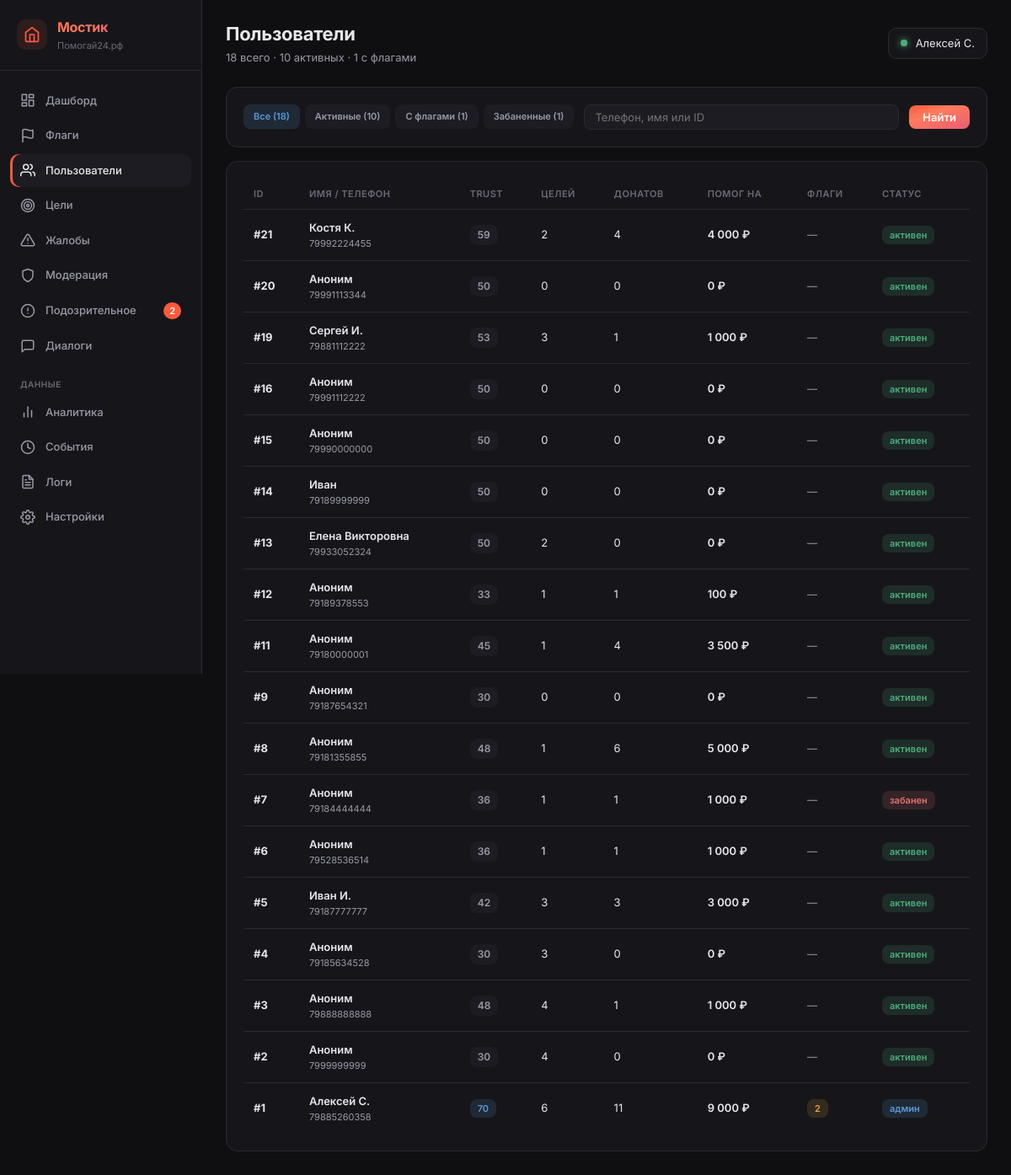
Page /_metrics/users (signed in) on the committed database.
### tables this page shows
CREATE TABLE users (
            id INTEGER PRIMARY KEY AUTOINCREMENT,
            phone TEXT UNIQUE NOT NULL,
            password_hash TEXT NOT NULL,
            email TEXT NULL,
            name TEXT NULL,
            avatar_url TEXT NULL,
            max_id TEXT NULL,
            vk_id TEXT NULL,
            fcm_token TEXT NULL,
            onboarding_passed INTEGER DEFAULT 0,
            rating REAL DEFAULT 0.0,
            rating_level TEXT DEFAULT 'novice',
            confirmations_total INTEGER DEFAULT 0,
            confirmations_approved INTEGER DEFAULT 0,
            confirmations_ignored INTEGER DEFAULT 0,
            donation_streak INTEGER DEFAULT 0,
            goals_helped_close INTEGER DEFAULT 0,
            total_helped_amount REAL DEFAULT 0.00,
            priority_days INTEGER DEFAULT 0,
            circles_of_care INTEGER DEFAULT 0,
            interest_weights TEXT DEFAULT NULL,
            eternal_donation_config TEXT DEFAULT NULL,
            yellow_card_until TEXT NULL,
            is_banned INTEGER DEFAULT 0,
            created_at TEXT DEFAULT (datetime('now'))
        , xp INTEGER DEFAULT 0, xp_level TEXT DEFAULT 'novice', streak_days INTEGER DEFAULT 0, last_action_date TEXT, ip_registered TEXT, author_badge TEXT, trust_score INTEGER DEFAULT 50, trust_level TEXT DEFAULT 'guest', is_admin INTEGER DEFAULT 0, profile_completed INTEGER DEFAULT 0, identity_verified INTEGER DEFAULT 0, city TEXT, region_code TEXT, region_name TEXT, birth_date TEXT, onboarding_step INTEGER DEFAULT 0, identity_verified_at TEXT, identity_doc_path TEXT, identity_selfie_path TEXT);

### main.py (the view)
@app.route('/_metrics/users')
@admin_required
def metrics_users():
    user = get_current_user()
    db = get_db()
    search = request.args.get('search', '').strip()
    filter_type = request.args.get('filter', 'all')  # all, banned, flagged, active
    query = """
        SELECT u.*,
            (SELECT COUNT(*) FROM goals WHERE user_id = u.id) as goals_count,
            (SELECT COUNT(*) FROM donations WHERE donor_id = u.id AND status IN ('recipient_confirmed','completed')) as donations_sent,
            (SELECT COALESCE(SUM(amount_reported), 0) FROM donations WHERE donor_id = u.id AND status IN ('recipient_confirmed','completed')) as total_sent,
            (SELECT COUNT(*) FROM content_guard_log WHERE user_id = u.id) as flags_count,
            (SELECT COUNT(*) FROM reports WHERE reporter_id = u.id) as reports_made
        FROM users u
        WHERE 1=1
    """
    params = []
    if search:
        query += " AND (u.phone LIKE ? OR u.name LIKE ? OR CAST(u.id AS TEXT) = ?)"
        params.extend([f'%{search}%', f'%{search}%', search])
    if filter_type == 'banned':
        query += " AND u.is_banned = 1"
    elif filter_type == 'flagged':
        query += " AND (SELECT COUNT(*) FROM content_guard_log WHERE user_id = u.id) > 0"
    elif filter_type == 'active':
        query += " AND (SELECT COUNT(*) FROM donations WHERE donor_id = u.id) > 0"
    query += " ORDER BY u.id DESC LIMIT 200"
    users = db.execute(query, params).fetchall()
    counts_total = db.execute("SELECT COUNT(*) FROM users").fetchone()[0]
    counts_banned = db.execute("SELECT COUNT(*) FROM users WHERE is_banned = 1").fetchone()[0]
    counts_flagged = db.execute("SELECT COUNT(DISTINCT user_id) FROM content_guard_log WHERE user_id IS NOT NULL").fetchone()[0]
    counts_active = db.execute("SELECT COUNT(DISTINCT donor_id) FROM donations WHERE donor_id IS NOT NULL").fetchone()[0]
    counts = get_sidebar_counts(db)
    return render_template('_metrics/users.html',
        user=user,
        active='users',
        counts=counts,
        users=users,
        search=search,
        filter_type=filter_type,
        counts_total=counts_total,
        counts_banned=counts_banned,
        counts_flagged=counts_flagged,
        counts_active=counts_active,
    )

### templates/_metrics/users.html (shortened to what this page needs)
{% extends "_metrics/base.html" %}
{% block page_title %}Пользователи{% endblock %}
{% block page_subtitle %}{{ counts_total }} всего · {{ counts_active }} активных · {{ counts_flagged }} с флагами{% endblock %}
{% block content %}
<div class="m-section" style="margin-bottom: 16px;">
    <form method="GET" style="display: flex; gap: 12px; align-items: center; flex-wrap: wrap;">
        <div style="display: flex; gap: 6px;">
            <a href="?filter=all" class="m-badge {% if filter_type == 'all' %}info{% else %}muted{% endif %}"
               style="text-decoration: none; padding: 6px 12px;">Все ({{ counts_total }})</a>
            <a href="?filter=active" class="m-badge {% if filter_type == 'active' %}success{% else %}muted{% endif %}"
               style="text-decoration: none; padding: 6px 12px;">Активные ({{ counts_active }})</a>
            <a href="?filter=flagged" class="m-badge {% if filter_type == 'flagged' %}warning{% else %}muted{% endif %}"
               style="text-decoration: none; padding: 6px 12px;">С флагами ({{ counts_flagged }})</a>
            <a href="?filter=banned" class="m-badge {% if filter_type == 'banned' %}danger{% else %}muted{% endif %}"
               style="text-decoration: none; padding: 6px 12px;">Забаненные ({{ counts_banned }})</a>
        </div>
        <input type="text" name="search" value="{{ search }}" placeholder="Телефон, имя или ID"
               style="padding: 6px 12px; background: var(--m-bg-3); border: 1px solid var(--m-border); border-radius: 8px; color: var(--m-text); font-size: 13px; font-family: inherit; flex: 1; min-width: 200px;">
        <button type="submit"
                style="padding: 6px 16px; background: var(--m-gradient); border: none; border-radius: 8px; color: white; font-size: 13px; font-weight: 600; font-family: inherit; cursor: pointer;">
            Найти
        </button>
    </form>
</div>
<div class="m-section">
    {% if users %}
    <table class="m-table">
        <thead>
            <tr>
                <th>ID</th>
                <th>Имя / телефон</th>
                <th>Trust</th>
                <th>Целей</th>
                <th>Донатов</th>
                <th>Помог на</th>
                <th>Флаги</th>
                <th>Статус</th>
            </tr>
        </thead>
        <tbody>
            {% for u in users %}
            <tr onclick="location.href='/_metrics/users/{{ u.id }}'" style="cursor: pointer;">
                <td><strong>#{{ u.id }}</strong></td>
                <td>
                    <div style="font-weight: 600;">{{ u.name or 'Аноним' }}</div>
                    <div class="muted" style="font-size: 11px;">{{ u.phone }}</div>
                </td>
                <td>
                    <span class="m-badge {% if (u.trust_score or 0) >= 150 %}success{% elif (u.trust_score or 0) >= 70 %}info{% else %}muted{% endif %}">
                        {{ u.trust_score or 0 }}
                    </span>
                </td>
                <td>{{ u.goals_count }}</td>
                <td>{{ u.donations_sent }}</td>
                <td style="font-weight: 600;">{{ "{:,.0f}".format(u.total_sent).replace(",", " ") }} ₽</td>
                <td>
                    {% if u.flags_count > 0 %}
                        <span class="m-badge warning">{{ u.flags_count }}</span>
                    {% else %}
                        <span class="muted">—</span>
                    {% endif %}
                </td>
                <td>
                    {% if u.is_banned %}
                        <span class="m-badge danger">забанен</span>
                    {% elif u.is_admin %}
                        <span class="m-badge info">админ</span>
                    {% else %}
                        <span class="m-badge success">активен</span>
                    {% endif %}
                </td>
            </tr>
            {% endfor %}
        </tbody>
    </table>
    {% else %}
    <div class="m-empty">Ничего не найдено.</div>
    {% endif %}
</div>
{% endblock %}

### templates/_metrics/base.html (shortened to what this page needs)
<!DOCTYPE html>
<html lang="ru">
<head>
    <link rel="stylesheet" href="/static/_metrics.css?v=3">
</head>
<body>
    <div class="m-layout">
        <aside class="m-sidebar">
            <div class="m-brand">
                <a href="/profile" class="m-brand-icon-link" title="Мой профиль">
                    <svg viewBox="0 0 24 24" fill="none" stroke="currentColor" stroke-width="2" stroke-linecap="round" stroke-linejoin="round">
                        <path d="M3 9l9-7 9 7v11a2 2 0 0 1-2 2H5a2 2 0 0 1-2-2z"></path>
                        <polyline points="9 22 9 12 15 12 15 22"></polyline>
                    </svg>
                </a>
                <div>
                    <div class="m-brand-title">Мостик</div>
                    <div class="m-brand-sub">Помогай24.рф</div>
                </div>
            </div>
            <nav class="m-nav">
                <a href="/_metrics" class="m-nav-item {% if active == 'dashboard' %}active{% endif %}">
                    <svg viewBox="0 0 24 24" fill="none" stroke="currentColor" stroke-linecap="round" stroke-linejoin="round"><rect x="3" y="3" width="7" height="9"/><rect x="14" y="3" width="7" height="5"/><rect x="14" y="12" width="7" height="9"/><rect x="3" y="16" width="7" height="5"/></svg>
                    Дашборд
                </a>
                <a href="/_metrics/flags" class="m-nav-item {% if active == 'flags' %}active{% endif %}">
                    <svg viewBox="0 0 24 24" fill="none" stroke="currentColor" stroke-linecap="round" stroke-linejoin="round"><path d="M4 15s1-1 4-1 5 2 8 2 4-1 4-1V3s-1 1-4 1-5-2-8-2-4 1-4 1z"/><line x1="4" y1="22" x2="4" y2="15"/></svg>
                    Флаги
                </a>
                <a href="/_metrics/users" class="m-nav-item {% if active == 'users' %}active{% endif %}">
                    <svg viewBox="0 0 24 24" fill="none" stroke="currentColor" stroke-linecap="round" stroke-linejoin="round"><path d="M17 21v-2a4 4 0 0 0-4-4H5a4 4 0 0 0-4 4v2"/><circle cx="9" cy="7" r="4"/><path d="M23 21v-2a4 4 0 0 0-3-3.87"/><path d="M16 3.13a4 4 0 0 1 0 7.75"/></svg>
                    Пользователи
                </a>
                <a href="/_metrics/goals" class="m-nav-item {% if active == 'goals' %}active{% endif %}">
                    <svg viewBox="0 0 24 24" fill="none" stroke="currentColor" stroke-linecap="round" stroke-linejoin="round"><circle cx="12" cy="12" r="10"/><circle cx="12" cy="12" r="6"/><circle cx="12" cy="12" r="2"/></svg>
                    Цели
                </a>
                <a href="/_metrics/reports" class="m-nav-item {% if active == 'reports' %}active{% endif %}">
                    <svg viewBox="0 0 24 24" fill="none" stroke="currentColor" stroke-linecap="round" stroke-linejoin="round"><path d="M10.29 3.86L1.82 18a2 2 0 0 0 1.71 3h16.94a2 2 0 0 0 1.71-3L13.71 3.86a2 2 0 0 0-3.42 0z"/><line x1="12" y1="9" x2="12" y2="13"/><line x1="12" y1="17" x2="12.01" y2="17"/></svg>
                    Жалобы
                </a>
                <a href="/_metrics/moderation" class="m-nav-item {% if active == 'moderation' %}active{% endif %}">
                    <svg viewBox="0 0 24 24" fill="none" stroke="currentColor" stroke-linecap="round" stroke-linejoin="round"><path d="M12 22s8-4 8-10V5l-8-3-8 3v7c0 6 8 10 8 10z"/></svg>
                    Модерация
                </a>
                <a href="/_metrics/suspicious" class="m-nav-item {% if active == 'suspicious' %}active{% endif %}">
                    <svg viewBox="0 0 24 24" fill="none" stroke="currentColor" stroke-linecap="round" stroke-linejoin="round"><circle cx="12" cy="12" r="10"/><line x1="12" y1="8" x2="12" y2="12"/><line x1="12" y1="16" x2="12.01" y2="16"/></svg>
                    Подозрительное
                    {% if counts and counts.suspicious %}<span class="m-nav-badge">{{ counts.suspicious }}</span>{% endif %}
                </a>
                <a href="/_metrics/dialogs" class="m-nav-item {% if active == 'dialogs' %}active{% endif %}">
                    <svg viewBox="0 0 24 24" fill="none" stroke="currentColor" stroke-linecap="round" stroke-linejoin="round"><path d="M21 15a2 2 0 0 1-2 2H7l-4 4V5a2 2 0 0 1 2-2h14a2 2 0 0 1 2 2z"/></svg>
                    Диалоги
                </a>
                <div class="m-nav-section">Данные</div>
                <a href="/_metrics/analytics" class="m-nav-item {% if active == 'analytics' %}active{% endif %}">
                    <svg viewBox="0 0 24 24" fill="none" stroke="currentColor" stroke-linecap="round" stroke-linejoin="round"><line x1="18" y1="20" x2="18" y2="10"/><line x1="12" y1="20" x2="12" y2="4"/><line x1="6" y1="20" x2="6" y2="14"/></svg>
                    Аналитика
                </a>
                <a href="/_metrics/events" class="m-nav-item {% if active == 'events' %}active{% endif %}">
                    <svg viewBox="0 0 24 24" fill="none" stroke="currentColor" stroke-linecap="round" stroke-linejoin="round"><circle cx="12" cy="12" r="10"/><polyline points="12 6 12 12 16 14"/></svg>
                    События
                </a>
                <a href="/_metrics/logs" class="m-nav-item {% if active == 'logs' %}active{% endif %}">
                    Логи
                </a>
                <a href="/_metrics/settings" class="m-nav-item {% if active == 'settings' %}active{% endif %}">
                    Настройки
                </a>
            </nav>
        </aside>
        <main class="m-content">
            <header class="m-header">
                <div>
                    <div class="m-title">{% block page_title %}Мостик{% endblock %}</div>
                    <div class="m-subtitle">{% block page_subtitle %}{% endblock %}</div>
                </div>
                <div class="m-user">
                    <span class="m-user-dot"></span>
                    {{ user.name or user.phone }}
                </div>
            </header>
            {% block content %}{% endblock %}
        </main>
    </div>
</body>
</html>

### rows in the picture
users: name "Алексей С.", id "1", phone "79885260358", trust_score "70", goals_count "6", donations_sent "11", total_sent "9 000", flags_count "2", is_banned "админ"
users: id "21", name "Костя К.", phone "79992224455", trust_score "59", goals_count "2", donations_sent "4", total_sent "4 000", is_banned "активен"
users: id "20", name "Аноним", phone "79991113344", trust_score "50", goals_count "0", donations_sent "0", total_sent "0", is_banned "активен"
users: id "19", name "Сергей И.", phone "79881112222", trust_score "53", goals_count "3", donations_sent "1", total_sent "1 000", is_banned "активен"
users: id "16", name "Аноним", phone "79991112222", trust_score "50", goals_count "0", donations_sent "0", total_sent "0", is_banned "активен"
users: id "15", name "Аноним", phone "79990000000", trust_score "50", goals_count "0", donations_sent "0", total_sent "0", is_banned "активен"
users: id "14", name "Иван", phone "79189999999", trust_score "50", goals_count "0", donations_sent "0", total_sent "0", is_banned "активен"
users: id "13", name "Елена Викторовна", phone "79933052324", trust_score "50", goals_count "2", donations_sent "0", total_sent "0", is_banned "активен"
users: id "12", name "Аноним", phone "79189378553", trust_score "33", goals_count "1", donations_sent "1", total_sent "100", is_banned "активен"
users: id "11", name "Аноним", phone "79180000001", trust_score "45", goals_count "1", donations_sent "4", total_sent "3 500", is_banned "активен"
users: id "9", name "Аноним", phone "79187654321", trust_score "30", goals_count "0", donations_sent "0", total_sent "0", is_banned "активен"
users: id "8", name "Аноним", phone "79181355855", trust_score "48", goals_count "1", donations_sent "6", total_sent "5 000", is_banned "активен"
users: id "7", name "Аноним", phone "79184444444", trust_score "36", goals_count "1", donations_sent "1", total_sent "1 000", is_banned "забанен"
users: id "6", name "Аноним", phone "79528536514", trust_score "36", goals_count "1", donations_sent "1", total_sent "1 000", is_banned "активен"
users: id "5", name "Иван И.", phone "79187777777", trust_score "42", goals_count "3", donations_sent "3", total_sent "3 000", is_banned "активен"
users: id "4", name "Аноним", phone "79185634528", trust_score "30", goals_count "3", donations_sent "0", total_sent "0", is_banned "активен"
users: id "3", name "Аноним", phone "79888888888", trust_score "48", goals_count "4", donations_sent "1", total_sent "1 000", is_banned "активен"
users: id "2", name "Аноним", phone "7999999999", trust_score "30", goals_count "4", donations_sent "0", total_sent "0", is_banned "активен"

### other values in the picture
{{ counts.suspicious }} "2"
{{ counts_total }} "18"
{{ counts_active }} "10"
{{ counts_flagged }} "1"
{{ counts_banned }} "1"
